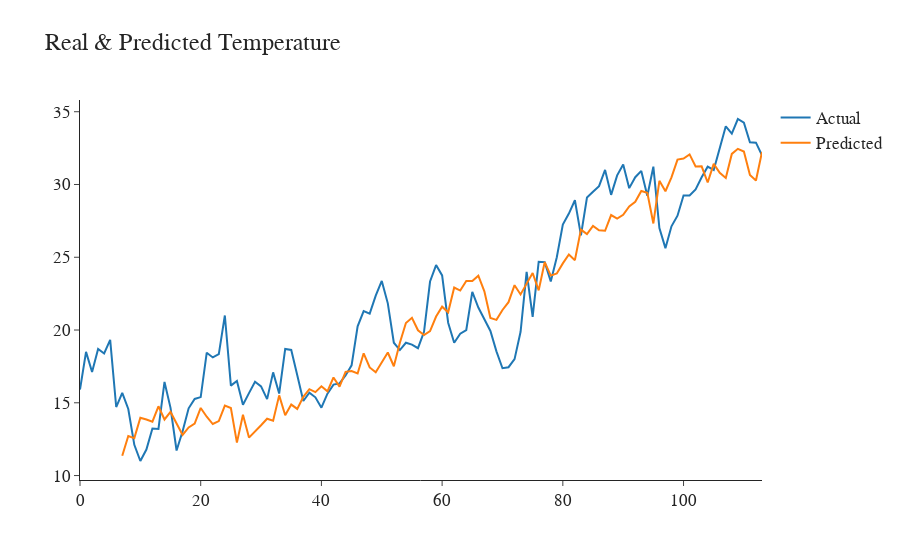

Notebook code cell kept with this figure:
### Code cell
plot_eval(test_predictions, shape=shape)
